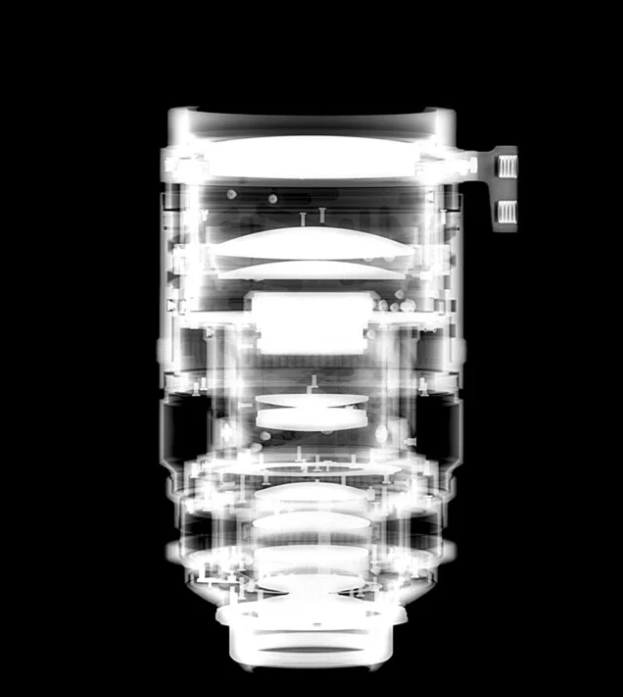
#> input picture scripts/xray.png, 623 x 697 px
$ python test.py
#> lines starting #> are read from the running program, lines starting #| are printed output that depends on the picture; after the words box and inside, x2 and y2 are one past the last pixel; in counts of white or black regions, pixels touching at a corner belong together
import cv2
import numpy as np
import matplotlib.pyplot as plt


def image_to_canny(image_path, low_threshold=100, high_threshold=200):
    """
    Load an RGB or RGBA image, convert it to grayscale, and compute Canny edges.

    Args:
        image_path (str): Path to the input image.
        low_threshold (int): Lower threshold for Canny.
        high_threshold (int): Upper threshold for Canny.

    Returns:
        original_rgb (np.ndarray): Original image in RGB format.
        edges (np.ndarray): Canny edge image.
    """
#> called with image_path = './xray.png', low_threshold = 100, high_threshold = 200
    # Read with unchanged mode so RGB / RGBA are both preserved
    img = cv2.imread(image_path, cv2.IMREAD_UNCHANGED)
#> img is the input picture: shape (697, 623, 4); mean B, G, R, A 64.4, 64.4, 64.4, 255
    if img is None:
        raise FileNotFoundError(f"Could not load image: {image_path}")

    # Handle grayscale, BGR, and BGRA
    if len(img.shape) == 2:
        original_rgb = cv2.cvtColor(img, cv2.COLOR_GRAY2RGB)
        gray = img
    elif img.shape[2] == 3:
        original_rgb = cv2.cvtColor(img, cv2.COLOR_BGR2RGB)
        gray = cv2.cvtColor(img, cv2.COLOR_BGR2GRAY)
    elif img.shape[2] == 4:
        original_rgb = cv2.cvtColor(img, cv2.COLOR_BGRA2RGBA)
        # For Canny, use RGB channels only
        rgb_for_gray = cv2.cvtColor(img, cv2.COLOR_BGRA2BGR)
        gray = cv2.cvtColor(rgb_for_gray, cv2.COLOR_BGR2GRAY)
    else:
        raise ValueError(f"Unsupported image shape: {img.shape}")

    edges = cv2.Canny(gray, low_threshold, high_threshold)
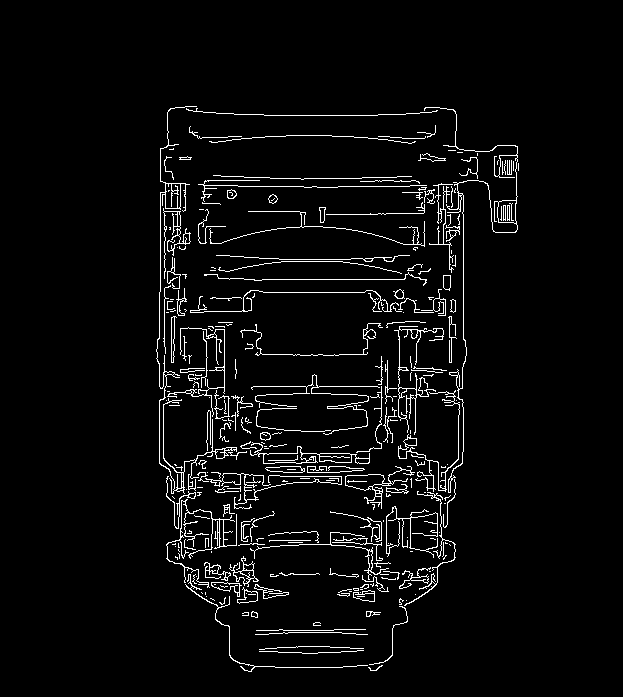
#> edges: shape (697, 623); 4.1% white in thin lines or dots, all inside (x1, y1, x2, y2) = (156, 106, 519, 672)
    return original_rgb, edges


if __name__ == "__main__":
    image_path = "./xray.png"  # change this to your image path

    original, canny = image_to_canny(
        image_path=image_path,
        low_threshold=100,
        high_threshold=200,
    )

    plt.figure(figsize=(10, 5))

    plt.subplot(1, 2, 1)
    plt.imshow(original)
    plt.title("Original Image")
    plt.axis("off")

    plt.subplot(1, 2, 2)
    plt.imshow(canny, cmap="gray")
    plt.title("Canny Edge Image")
    plt.axis("off")

    plt.tight_layout()
    plt.show()
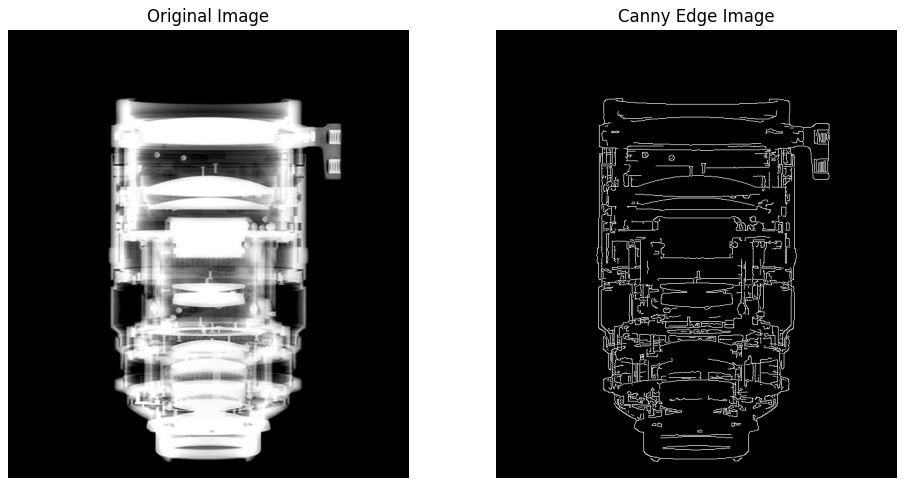
#> figure drawn by matplotlib, 2 panels
